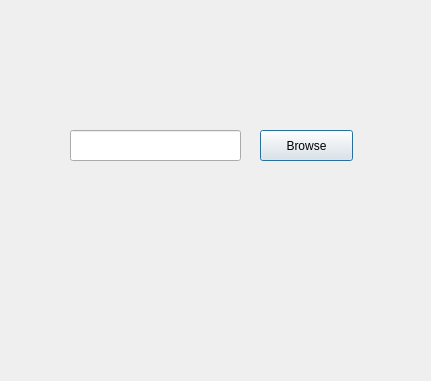
<?xml version="1.0" encoding="UTF-8"?>
<ui version="4.0">
 <class>Dialog</class>
 <widget class="QDialog" name="Dialog">
  <property name="geometry">
   <rect>
    <x>0</x>
    <y>0</y>
    <width>431</width>
    <height>381</height>
   </rect>
  </property>
  <property name="windowTitle">
   <string>Dialog</string>
  </property>
  <widget class="QPushButton" name="browse">
   <property name="geometry">
    <rect>
     <x>260</x>
     <y>130</y>
     <width>93</width>
     <height>31</height>
    </rect>
   </property>
   <property name="text">
    <string>Browse</string>
   </property>
  </widget>
  <widget class="QLineEdit" name="filename">
   <property name="geometry">
    <rect>
     <x>70</x>
     <y>130</y>
     <width>171</width>
     <height>31</height>
    </rect>
   </property>
  </widget>
 </widget>
 <resources/>
 <connections/>
</ui>
